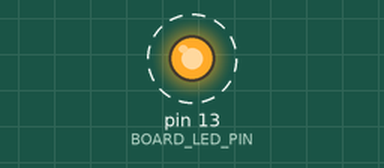
The sketch below on a simulated Arduino Uno, built with avr-gcc and run on an emulated ATmega328P. On the bench: output pins drawn as LEDs (lit = HIGH). Dashed ring = blinking. What the sketch prints to the serial monitor is not drawn.

Above: at 0.2 s.
Timing chart, 0 to 3.0 s (numbered marks = the images above):
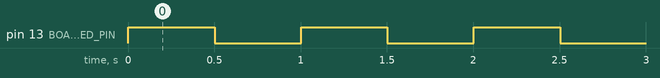

The sketch:

fio.ino
```cpp
/**
 * Proximity Dress - Fio
 *
 * @author candu (Evan Stratford)
 * @author valkyriesavage (Valkyrie Savage)
 *
 * Controls the Fio and XBee router for Proximity Dress.
 */

int BOARD_LED_PIN = 13;

void setup() {
  Serial.begin(9600);	// opens serial port, sets data rate to 9600 bps

  pinMode(BOARD_LED_PIN, OUTPUT);
}

/**
 * Write out a '!' over XBee serial to be received by the XBee coordinator
 * connected to the Lilypad. Pinging forces the XBee RSSI pin to be set when
 * data is received; we then use that to read off the signal strength on the
 * Lilypad end.
 */
void ping() {
  Serial.write('!');
  Serial.flush();
}

/**
 * Kill time while providing visual feedback that yes, we are sending data.
 */
void ledBlink() {
   digitalWrite(BOARD_LED_PIN, HIGH);
   delay(500);
   digitalWrite(BOARD_LED_PIN, LOW);
   delay(500);
}

void loop() {
  ping();
  ledBlink();
}
```

Measured:
- by itself, pin 13 (BOARD_LED_PIN): alternates HIGH for 0.50 s and LOW for 0.50 s
